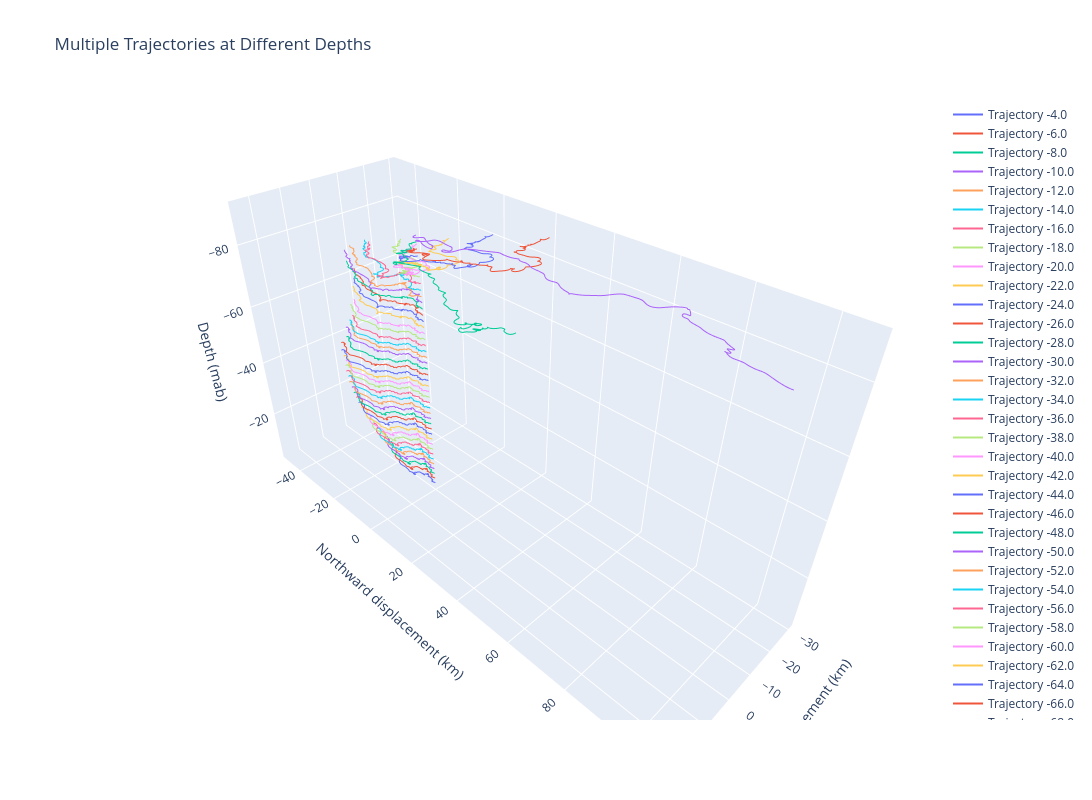

The cell this chart's notebook holds for it:
### Code cell
from matplotlib import pyplot
depthT = [-1 * x for x in dataC['depth'][0:44]]
pyplot.rcParams['figure.dpi'] = 200
pyplot.rcParams['savefig.dpi'] = 200

import plotly.graph_objects as go
import numpy as np

fig = go.Figure()

dt = 30*60
for i in range(0,44):
    x = np.cumsum(savgol_filter(u_re2[:,i],24,2)/1000) * dt  # Eastward displacement (m)
    y = np.cumsum(savgol_filter(v_re2[:,i],24,2)/1000) * dt  # Northward displacement (m)
    x_km = x / 1000
    y_km = y / 1000
    z = np.full_like(x_km, depthT[i])

    fig.add_trace(go.Scatter3d(
        x=x_km, y=y_km, z=z,
        mode='lines',
        name=f"Trajectory {np.round(depthT[i])}"
    ))

# Layout settings
fig.update_layout(
    title="Multiple Trajectories at Different Depths",
    scene=dict(
        xaxis_title="X",
        yaxis_title="Y",
        zaxis_title="Depth"
    )
)

fig.update_layout(
    title="Multiple Trajectories at Different Depths",
    scene=dict(
        xaxis_title="Eastward displacement (km)",
        yaxis_title="Northward displacement (km)",
        zaxis=dict(
            title="Depth (mab)",
            autorange="reversed"   # Invert the z-axis
        )
    ),
    width=1200,
    height=800
)


fig.show()

### Figure 1 — Plotly figure (JSON) as saved in the notebook; plotly's stock layout.template omitted (floating-point values rounded to 4 significant figures; data arrays with more than 128 entries replaced by an {"elided": "..."} marker saying what was removed)
{"data": [{"mode": "lines", "name": "Trajectory -4.0", "x": {"elided": "635 float values"}, "y": {"elided": "635 float values"}, "z": {"elided": "635 float values"}, "type": "scatter3d"}, {"mode": "lines", "name": "Trajectory -6.0", "x": {"elided": "635 float values"}, "y": {"elided": "635 float values"}, "z": {"elided": "635 float values"}, "type": "scatter3d"}, {"mode": "lines", "name": "Trajectory -8.0", "x": {"elided": "635 float values"}, "y": {"elided": "635 float values"}, "z": {"elided": "635 float values"}, "type": "scatter3d"}, {"mode": "lines", "name": "Trajectory -10.0", "x": {"elided": "635 float values"}, "y": {"elided": "635 float values"}, "z": {"elided": "635 float values"}, "type": "scatter3d"}, {"mode": "lines", "name": "Trajectory -12.0", "x": {"elided": "635 float values"}, "y": {"elided": "635 float values"}, "z": {"elided": "635 float values"}, "type": "scatter3d"}, {"mode": "lines", "name": "Trajectory -14.0", "x": {"elided": "635 float values"}, "y": {"elided": "635 float values"}, "z": {"elided": "635 float values"}, "type": "scatter3d"}, {"mode": "lines", "name": "Trajectory -16.0", "x": {"elided": "635 float values"}, "y": {"elided": "635 float values"}, "z": {"elided": "635 float values"}, "type": "scatter3d"}, {"mode": "lines", "name": "Trajectory -18.0", "x": {"elided": "635 float values"}, "y": {"elided": "635 float values"}, "z": {"elided": "635 float values"}, "type": "scatter3d"}, {"mode": "lines", "name": "Trajectory -20.0", "x": {"elided": "635 float values"}, "y": {"elided": "635 float values"}, "z": {"elided": "635 float values"}, "type": "scatter3d"}, {"mode": "lines", "name": "Trajectory -22.0", "x": {"elided": "635 float values"}, "y": {"elided": "635 float values"}, "z": {"elided": "635 float values"}, "type": "scatter3d"}, {"mode": "lines", "name": "Trajectory -24.0", "x": {"elided": "635 float values"}, "y": {"elided": "635 float values"}, "z": {"elided": "635 float values"}, "type": "scatter3d"}, {"mode": "lines", "name": "Trajectory -26.0", "x": {"elided": "635 float values"}, "y": {"elided": "635 float values"}, "z": {"elided": "635 float values"}, "type": "scatter3d"}, {"mode": "lines", "name": "Trajectory -28.0", "x": {"elided": "635 float values"}, "y": {"elided": "635 float values"}, "z": {"elided": "635 float values"}, "type": "scatter3d"}, {"mode": "lines", "name": "Trajectory -30.0", "x": {"elided": "635 float values"}, "y": {"elided": "635 float values"}, "z": {"elided": "635 float values"}, "type": "scatter3d"}, {"mode": "lines", "name": "Trajectory -32.0", "x": {"elided": "635 float values"}, "y": {"elided": "635 float values"}, "z": {"elided": "635 float values"}, "type": "scatter3d"}, {"mode": "lines", "name": "Trajectory -34.0", "x": {"elided": "635 float values"}, "y": {"elided": "635 float values"}, "z": {"elided": "635 float values"}, "type": "scatter3d"}, {"mode": "lines", "name": "Trajectory -36.0", "x": {"elided": "635 float values"}, "y": {"elided": "635 float values"}, "z": {"elided": "635 float values"}, "type": "scatter3d"}, {"mode": "lines", "name": "Trajectory -38.0", "x": {"elided": "635 float values"}, "y": {"elided": "635 float values"}, "z": {"elided": "635 float values"}, "type": "scatter3d"}, {"mode": "lines", "name": "Trajectory -40.0", "x": {"elided": "635 float values"}, "y": {"elided": "635 float values"}, "z": {"elided": "635 float values"}, "type": "scatter3d"}, {"mode": "lines", "name": "Trajectory -42.0", "x": {"elided": "635 float values"}, "y": {"elided": "635 float values"}, "z": {"elided": "635 float values"}, "type": "scatter3d"}, {"mode": "lines", "name": "Trajectory -44.0", "x": {"elided": "635 float values"}, "y": {"elided": "635 float values"}, "z": {"elided": "635 float values"}, "type": "scatter3d"}, {"mode": "lines", "name": "Trajectory -46.0", "x": {"elided": "635 float values"}, "y": {"elided": "635 float values"}, "z": {"elided": "635 float values"}, "type": "scatter3d"}, {"mode": "lines", "name": "Trajectory -48.0", "x": {"elided": "635 float values"}, "y": {"elided": "635 float values"}, "z": {"elided": "635 float values"}, "type": "scatter3d"}, {"mode": "lines", "name": "Trajectory -50.0", "x": {"elided": "635 float values"}, "y": {"elided": "635 float values"}, "z": {"elided": "635 float values"}, "type": "scatter3d"}, {"mode": "lines", "name": "Trajectory -52.0", "x": {"elided": "635 float values"}, "y": {"elided": "635 float values"}, "z": {"elided": "635 float values"}, "type": "scatter3d"}, {"mode": "lines", "name": "Trajectory -54.0", "x": {"elided": "635 float values"}, "y": {"elided": "635 float values"}, "z": {"elided": "635 float values"}, "type": "scatter3d"}, {"mode": "lines", "name": "Trajectory -56.0", "x": {"elided": "635 float values"}, "y": {"elided": "635 float values"}, "z": {"elided": "635 float values"}, "type": "scatter3d"}, {"mode": "lines", "name": "Trajectory -58.0", "x": {"elided": "635 float values"}, "y": {"elided": "635 float values"}, "z": {"elided": "635 float values"}, "type": "scatter3d"}, {"mode": "lines", "name": "Trajectory -60.0", "x": {"elided": "635 float values"}, "y": {"elided": "635 float values"}, "z": {"elided": "635 float values"}, "type": "scatter3d"}, {"mode": "lines", "name": "Trajectory -62.0", "x": {"elided": "635 float values"}, "y": {"elided": "635 float values"}, "z": {"elided": "635 float values"}, "type": "scatter3d"}, {"mode": "lines", "name": "Trajectory -64.0", "x": {"elided": "635 float values"}, "y": {"elided": "635 float values"}, "z": {"elided": "635 float values"}, "type": "scatter3d"}, {"mode": "lines", "name": "Trajectory -66.0", "x": {"elided": "635 float values"}, "y": {"elided": "635 float values"}, "z": {"elided": "635 float values"}, "type": "scatter3d"}, {"mode": "lines", "name": "Trajectory -68.0", "x": {"elided": "635 float values"}, "y": {"elided": "635 float values"}, "z": {"elided": "635 float values"}, "type": "scatter3d"}, {"mode": "lines", "name": "Trajectory -70.0", "x": {"elided": "635 float values"}, "y": {"elided": "635 float values"}, "z": {"elided": "635 float values"}, "type": "scatter3d"}, {"mode": "lines", "name": "Trajectory -72.0", "x": {"elided": "635 float values"}, "y": {"elided": "635 float values"}, "z": {"elided": "635 float values"}, "type": "scatter3d"}, {"mode": "lines", "name": "Trajectory -74.0", "x": {"elided": "635 float values"}, "y": {"elided": "635 float values"}, "z": {"elided": "635 float values"}, "type": "scatter3d"}, {"mode": "lines", "name": "Trajectory -76.0", "x": {"elided": "635 float values"}, "y": {"elided": "635 float values"}, "z": {"elided": "635 float values"}, "type": "scatter3d"}, {"mode": "lines", "name": "Trajectory -78.0", "x": {"elided": "635 float values"}, "y": {"elided": "635 float values"}, "z": {"elided": "635 float values"}, "type": "scatter3d"}, {"mode": "lines", "name": "Trajectory -80.0", "x": {"elided": "635 float values"}, "y": {"elided": "635 float values"}, "z": {"elided": "635 float values"}, "type": "scatter3d"}, {"mode": "lines", "name": "Trajectory -82.0", "x": {"elided": "635 float values"}, "y": {"elided": "635 float values"}, "z": {"elided": "635 float values"}, "type": "scatter3d"}, {"mode": "lines", "name": "Trajectory -84.0", "x": {"elided": "635 float values"}, "y": {"elided": "635 float values"}, "z": {"elided": "635 float values"}, "type": "scatter3d"}, {"mode": "lines", "name": "Trajectory -86.0", "x": {"elided": "635 float values"}, "y": {"elided": "635 float values"}, "z": {"elided": "635 float values"}, "type": "scatter3d"}, {"mode": "lines", "name": "Trajectory -88.0", "x": {"elided": "635 float values"}, "y": {"elided": "635 float values"}, "z": {"elided": "635 float values"}, "type": "scatter3d"}, {"mode": "lines", "name": "Trajectory -90.0", "x": {"elided": "635 float values"}, "y": {"elided": "635 float values"}, "z": {"elided": "635 float values"}, "type": "scatter3d"}], "layout": {"title": {"text": "Multiple Trajectories at Different Depths"}, "scene": {"xaxis": {"title": {"text": "Eastward displacement (km)"}}, "yaxis": {"title": {"text": "Northward displacement (km)"}}, "zaxis": {"title": {"text": "Depth (mab)"}, "autorange": "reversed"}}, "width": 1200, "height": 800}}
